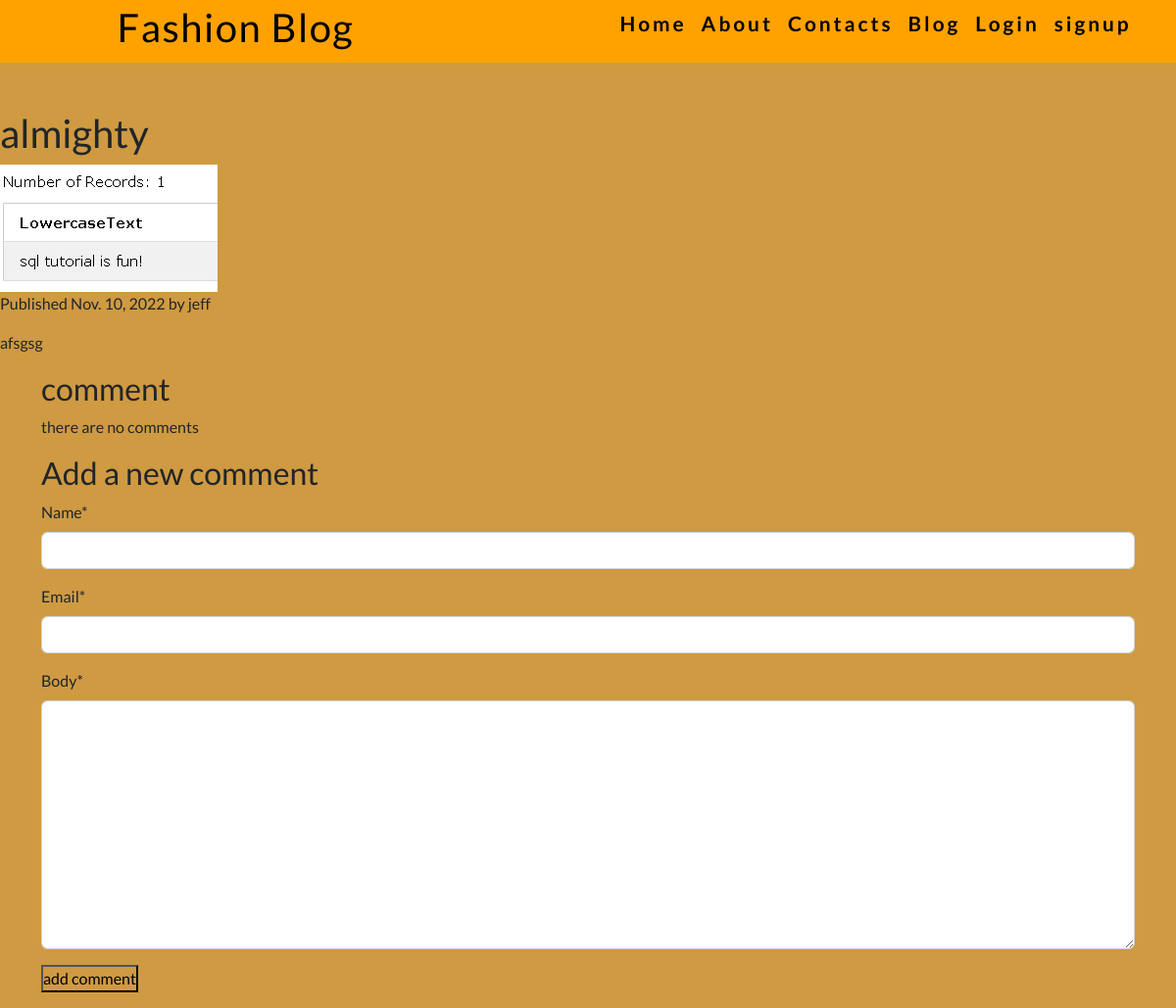
The page /2022/11/10/superman/ on the database its author committed.
### blog/models.py (models this page shows, shortened)
class Post(models.Model):
    Status_choices=(("draft","Draft"),("published","Published"))
    title=models.CharField(max_length=255)
    image=models.ImageField(blank=True, null= True)
    slug=models.CharField(max_length=255,unique_for_date="publish")
    author=models.ForeignKey(User, on_delete=models.CASCADE, related_name="blog_post")
    body=models.TextField()
    publish=models.DateField(default=timezone.now)
    created=models.DateTimeField(auto_now_add=True)
    update=models.DateField(auto_now=True)
    status=models.CharField(max_length=10, choices=Status_choices, default="draft")
    class Meta:
     ordering=("-publish",)

### blog/views.py (the view)
# urls.py: path("<int:year>/<int:month>/<int:day>/<slug:post>/",post_detail,name="post_detail"),
def post_detail(request, year, month,day, post):
    post = get_object_or_404(Post, slug=post, status="published",publish__year=year, publish__month=month, publish__day=day)
    comments = post.comments.filter(active = True)
    new_comment = None
    if request.method=='Post':
        comment_form =commentform(data=request.Post)
        if comment_form.is_valid():
            new_comment=comment_form.save(commit=False)
            new_comment.post = post
            new_comment.save()
    else:
        comment_form =commentform()
    return render(request, "post_detail.html", {"post":post,"comments":comments,"comment_form":comment_form,'new_comment':new_comment})

### blog/forms.py
class commentform(forms.ModelForm):
    class Meta:
        model= Comment
        fields=('name','email','body')

### blog/templates/post_detail.html (shortened to what this page needs)
{%extends 'base.html'%}
{% load crispy_forms_tags%}
{% block content %}
<h1>{{post.title}}</h1>
{%if post.image%}
<img src='{{post.image.url}}' alt="">
{% endif %}
<p class="date">
Published {{post.publish}} by {{post.author}}
</p>
{{post.body|linebreaks}}
<div class="container">
    {%with comment.count as total_comment%}
    <h2>
        {{total_comment}} comment {{total_comment|pluralize}}
    </h2>
    {%endwith %}
    {%for comment in comments%}
    <div class="comment">
        <p class="info">
            comment {{ forloop.counter }} by {{comment.name}} {{comment.created}}
        </p>
        {{comment.body|linebreaks}}
    </div>
    {%empty%}
    <p> there are no comments </p>
    {%endfor%}
    {% if new_comment %}
    <h2> Your comment has been added</h2>
    {% else %}
    <h2>Add a new comment</h2>
    <from method="Post">
        {{comment_form|crispy}}
    <p><input type="submit" value="add comment"></p>
    </from>
    {% endif %}
</div>
{% endblock content %}

### static/css/app.css (style rules this page uses)
:root { --bg-color: rgba(200, 138, 37, 0.863); --text-color: rgb(0, 0, 0); --headline-color: black; --button-color: rgb(255, 162, 0); --accent-color: rgb(241, 255, 192); --headline-font:'Lato', sans-serif; --body-font: 'Work Sans', sans-serif; }
* { padding: 0; margin: 0; box-sizing: border-box; background-color:transparent; }

### rows shown on the page
Post: title "almighty", image (picture), publish "Nov. 10, 2022", author "jeff", body "afsgsg"
